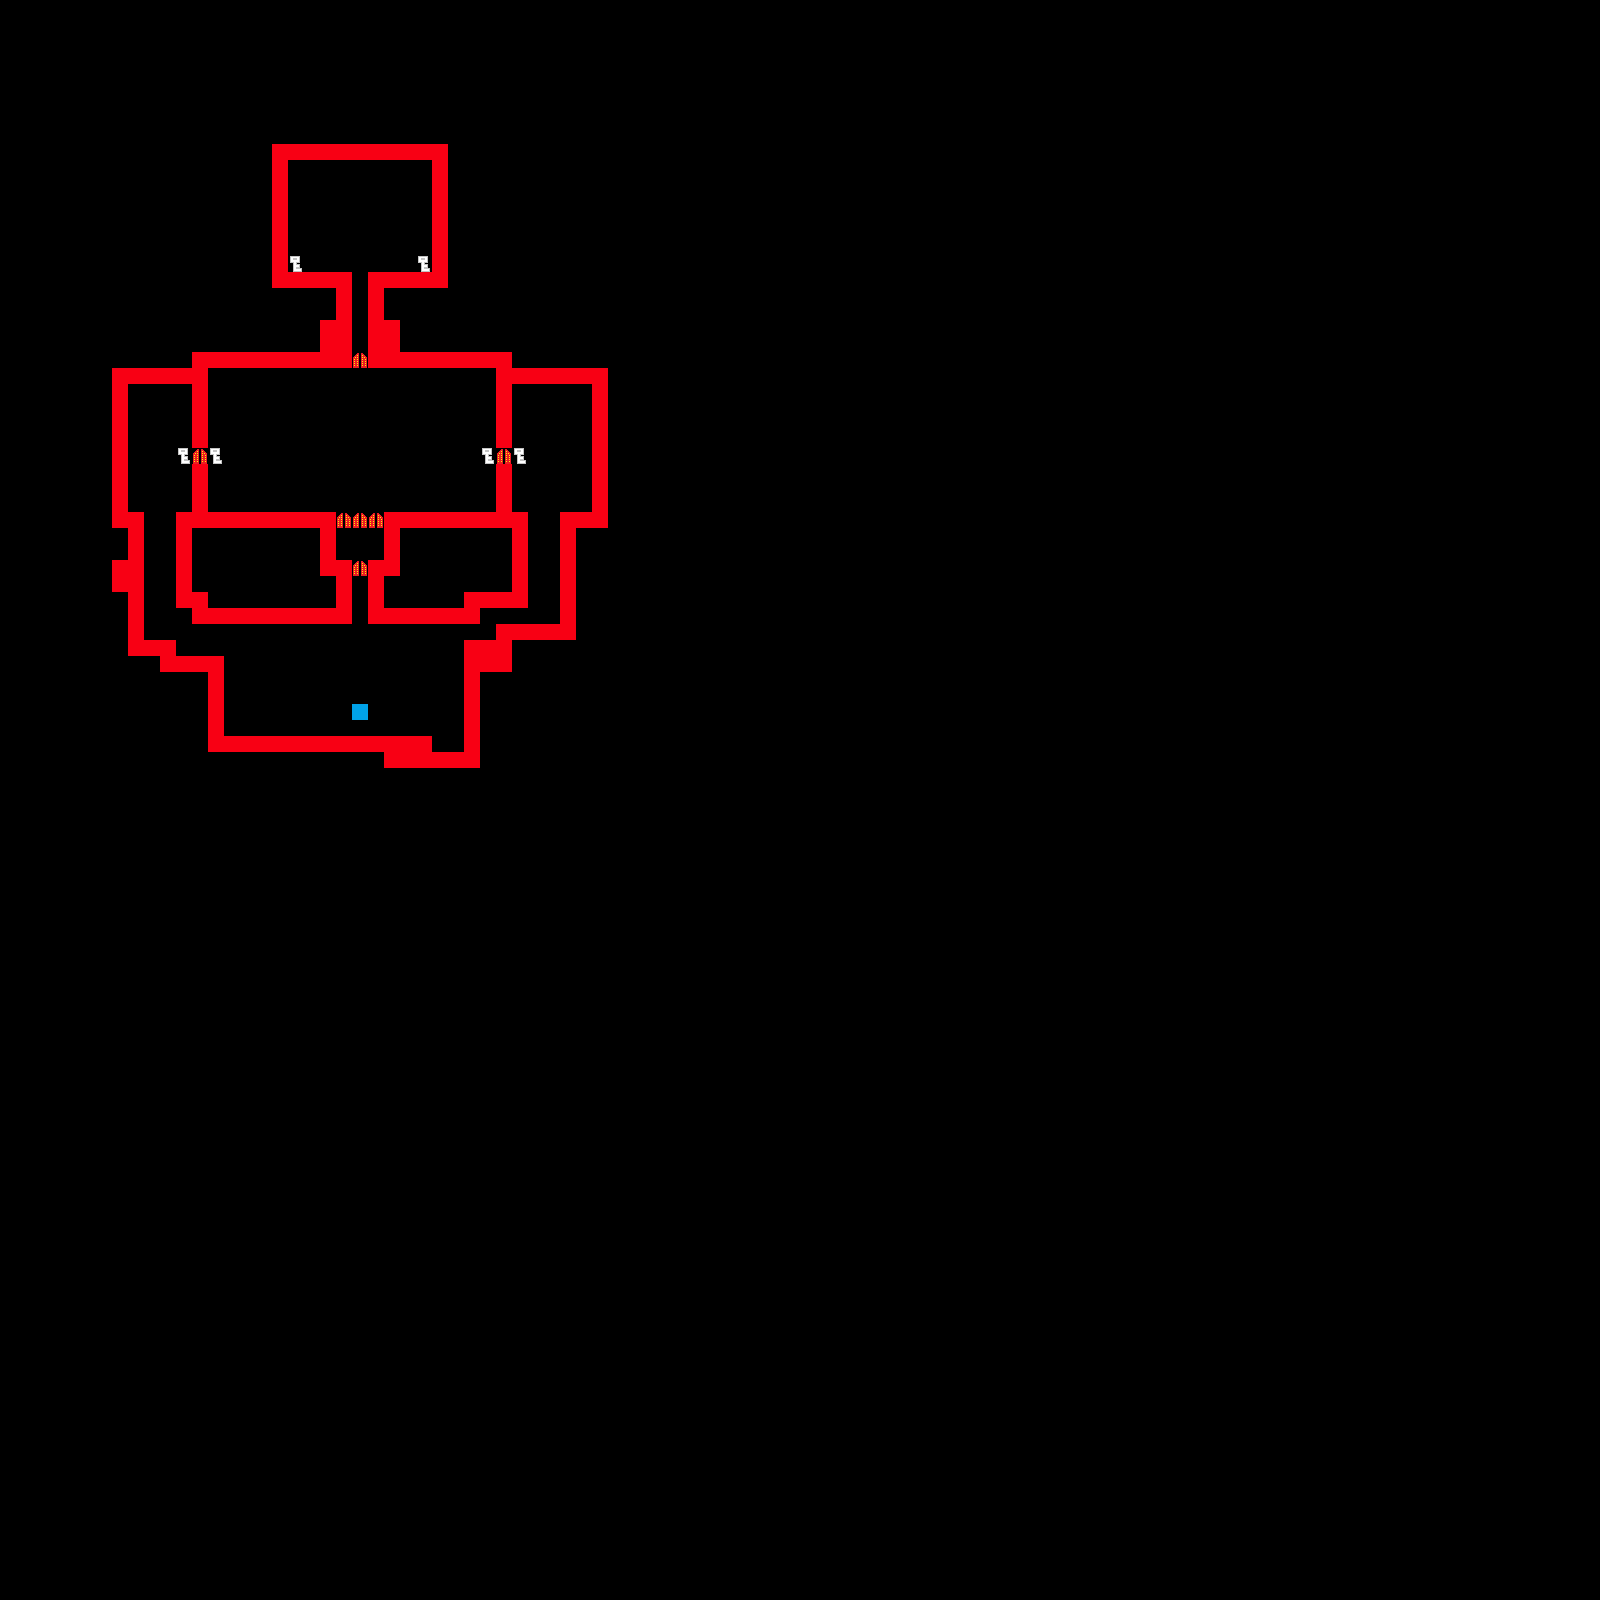

The image is a tile-based game level rendered from a .tmx file. Its description and source (layers, tilesets, objects; grid data summarised) follow:
An orthogonal 100x100 tile map with 16x16 px tiles, 5 tile layers (collision, tiles, key, door, ...), 1 hidden layer not drawn, 5 tilesets.

<map version="1.0" orientation="orthogonal" width="100" height="100" tilewidth="16" tileheight="16">
 <tileset firstgid="1" name="tiles" tilewidth="16" tileheight="16">
  <image source="tiles.png" width="262" height="64" />
 </tileset>
 <tileset firstgid="65" name="collision" tilewidth="16" tileheight="16">
  <image source="collision.png" width="80" height="32" />
  <tile id="0">
   <properties>
    <property name="collide" value="true" />
   </properties>
  </tile>
 </tileset>
 <tileset firstgid="75" name="key" tilewidth="16" tileheight="16">
  <image source="key.png" trans="ff00ff" width="16" height="16" />
  <tile id="0">
   <properties>
    <property name="keyed" value="true" />
   </properties>
  </tile>
 </tileset>
 <tileset firstgid="76" name="door" tilewidth="16" tileheight="16">
  <image source="doors.png" trans="ff00ff" width="64" height="16" />
  <tile id="0">
   <properties>
    <property name="doored" value="true" />
   </properties>
  </tile>
  <tile id="1">
   <properties>
    <property name="doored" value="true" />
   </properties>
  </tile>
  <tile id="2">
   <properties>
    <property name="doored" value="true" />
   </properties>
  </tile>
  <tile id="3">
   <properties>
    <property name="doored" value="true" />
   </properties>
  </tile>
 </tileset>
 <tileset firstgid="80" name="end" tilewidth="16" tileheight="16">
  <image source="flashy.png" trans="ff00ff" width="48" height="16" />
  <tile id="1">
   <properties>
    <property name="ended" value="true" />
   </properties>
  </tile>
 </tileset>
 <layer name="oldkeys" width="100" height="100" visible="0">
  <data>[10000 cells, 0 non-empty, 0 distinct tile ids]</data>
 </layer>
 <layer name="collision" width="100" height="100">
  <properties>
   <property name="collide" value="true" />
  </properties>
  <data>[10000 cells, 234 non-empty, 1 distinct tile ids]</data>
 </layer>
 <layer name="tiles" width="100" height="100">
  <data>[10000 cells, 236 non-empty, 2 distinct tile ids]</data>
 </layer>
 <layer name="key" width="100" height="100">
  <data>[10000 cells, 6 non-empty, 1 distinct tile ids]</data>
 </layer>
 <layer name="door" width="100" height="100">
  <data>[10000 cells, 7 non-empty, 1 distinct tile ids]</data>
 </layer>
 <layer name="end" width="100" height="100">
  <data>[10000 cells, 1 non-empty, 1 distinct tile ids]</data>
 </layer>
</map>
